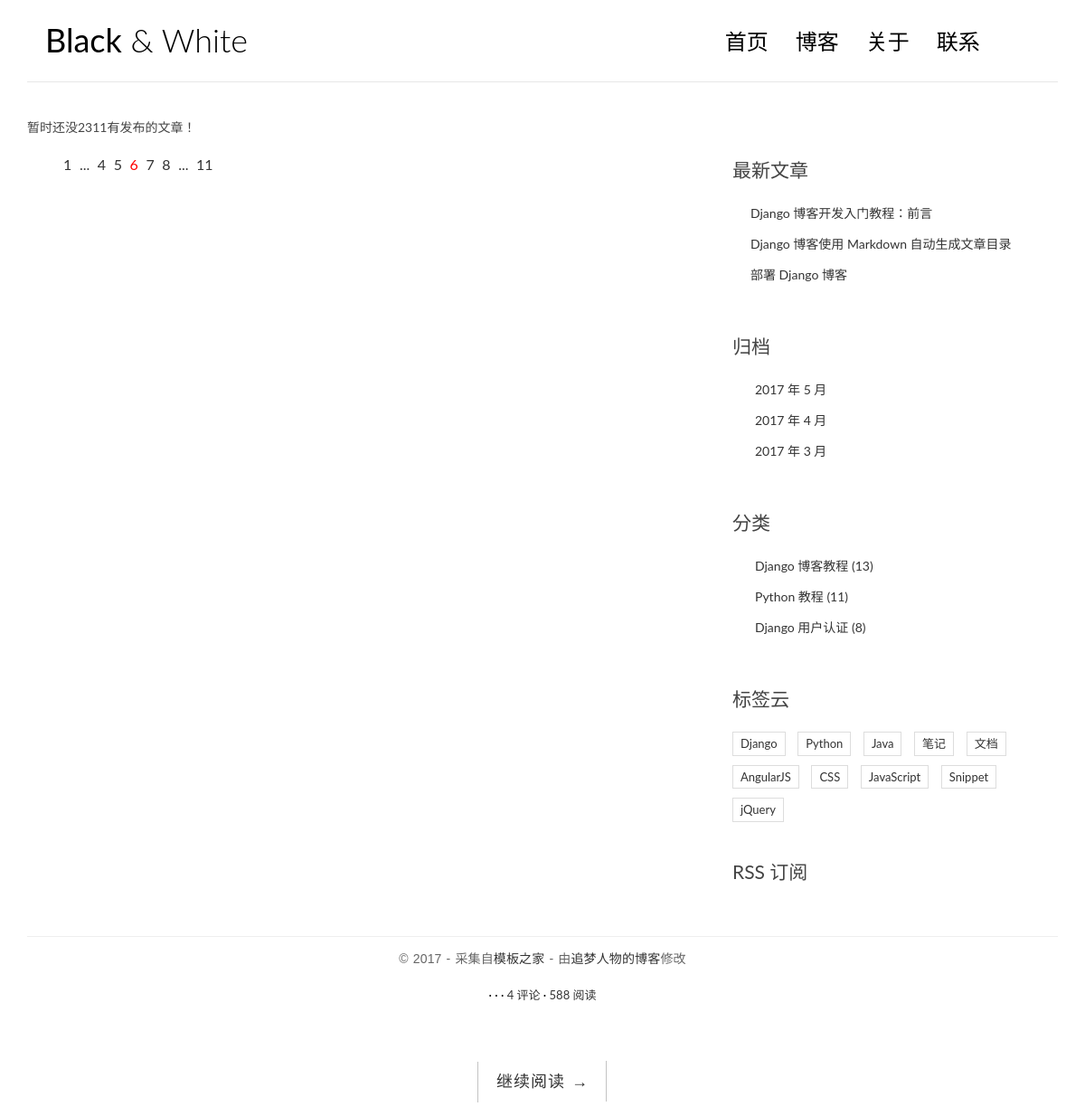
Before: / with the older database file.
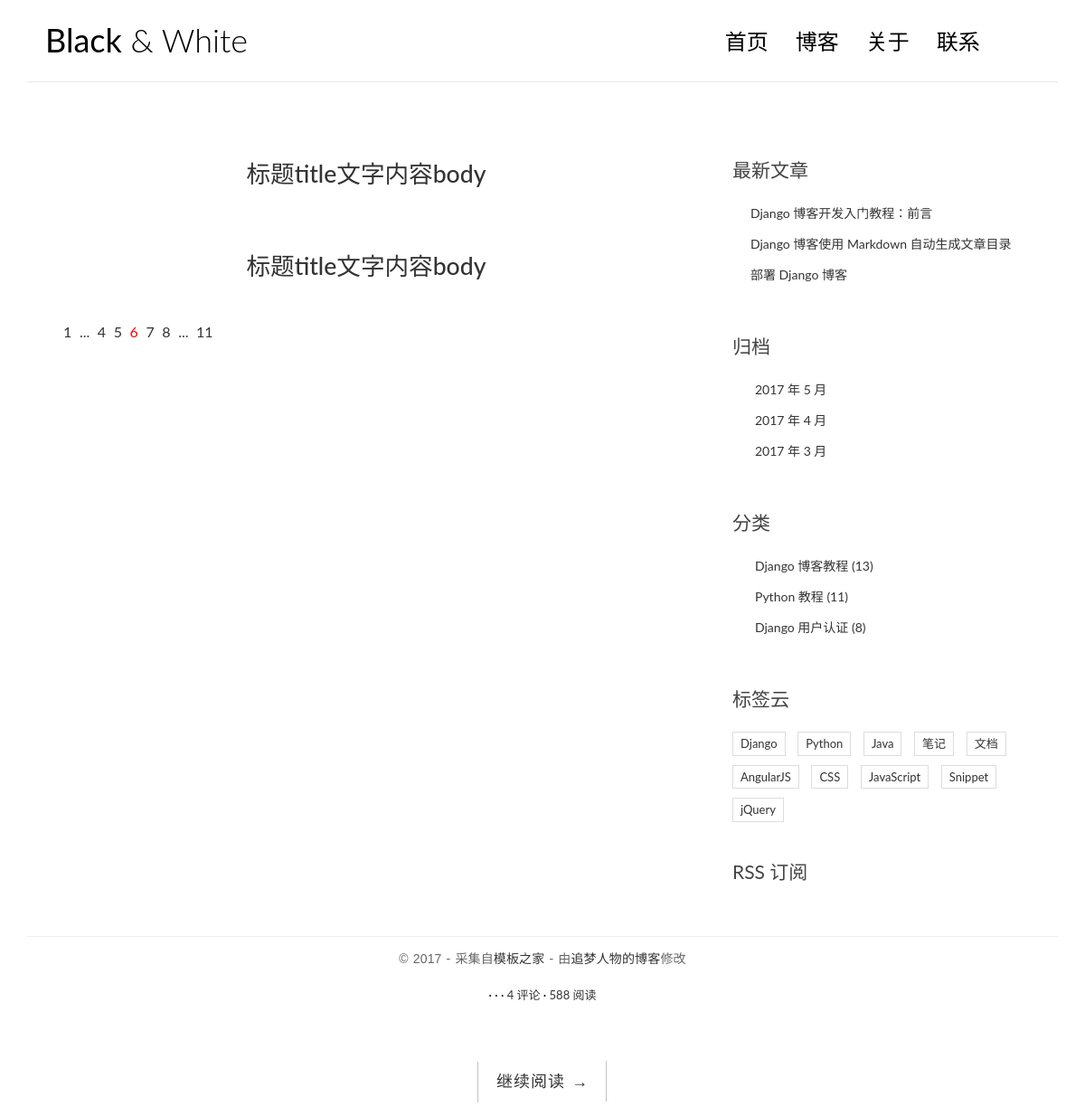
After: the same page with the newer database file.
### blog/models.py (models this page shows, shortened)
class Post(models.Model):
    title = models.CharField('标题',max_length=100)
    body = models.TextField('正文')
    created_time = models.DateTimeField('创建时间', default=timezone.now)
    modified_time = models.DateTimeField('修改时间')
    excerpt = models.CharField('摘要',max_length=200, blank=True)
    category = models.ForeignKey(Category, verbose_name='分类',on_delete=models.CASCADE)
    tags = models.ManyToManyField(Tag,verbose_name='标签', blank=True)
    author = models.ForeignKey(User,verbose_name='作者', on_delete=models.CASCADE)
    class Meta:
        verbose_name = '文章'
        verbose_name_plural = verbose_name

### blog/views.py (the view)
# urls.py: path('', views.index, name='index'),
def index(request):
    post_list = Post.objects.all().order_by('-created_time')
    return render(request, 'blog/index.html', context={'post_list': post_list})

### templates/blog/index.html (shortened to what this page needs)
{% load static %}
<!DOCTYPE html>
<html>
<head>
       <link rel="stylesheet" href="{% static 'blog/css/bootstrap.min.css' %}">
       <link rel="stylesheet" href="{% static 'blog/css/pace.css' %}">
       <link rel="stylesheet" href="{% static 'blog/css/custom.css' %}">
</head>
<body>
<div class="container">
    <header id="site-header">
        <div class="row">
            <div class="col-md-4 col-sm-5 col-xs-8">
                <div class="logo">
                    <h1><a href="index.html"><b>Black</b> &amp; White</a></h1>
                </div>
            </div>
            <div class="col-md-8 col-sm-7 col-xs-4">
                <nav class="main-nav" role="navigation">
                    <div class="collapse navbar-collapse" id="bs-example-navbar-collapse-1">
                        <ul class="nav navbar-nav navbar-right">
                            <li class="cl-effect-11"><a href="index.html" data-hover="首页">首页</a></li>
                            <li class="cl-effect-11"><a href="full-width.html" data-hover="博客">博客</a></li>
                            <li class="cl-effect-11"><a href="about.html" data-hover="关于">关于</a></li>
                            <li class="cl-effect-11"><a href="contact.html" data-hover="联系">联系</a></li>
                        </ul>
                    </div>
                </nav>
            </div>
        </div>
    </header>
</div>
<div class="content-body">
    <div class="container">
        <div class="row">
            <main class="col-md-8">
                {% for post in post_list %}
                <article class="post post - {{ post.pk }}">
                    <h1 class="entry-title">
                        <a href="single.html">{{ post.title }}</a>
                    </h1>
                </article>
                {% empty %}
                <div class="no-post">暂时还没2311有发布的文章！</div>
                {% endfor %}
                <div class="pagination">
                    <ul>
                        <li><a href="">1</a></li>
                        <li><a href="">...</a></li>
                        <li><a href="">4</a></li>
                        <li><a href="">5</a></li>
                        <li class="current"><a href="">6</a></li>
                        <li><a href="">7</a></li>
                        <li><a href="">8</a></li>
                        <li><a href="">...</a></li>
                        <li><a href="">11</a></li>
                    </ul>
                </div>
            </main>
            <aside class="col-md-4">
                <div class="widget widget-recent-posts">
                    <h3 class="widget-title">最新文章</h3>
                    <ul>
                        <li>
                            <a href="#">Django 博客开发入门教程：前言</a>
                        </li>
                        <li>
                            <a href="#">Django 博客使用 Markdown 自动生成文章目录</a>
                        </li>
                        <li>
                            <a href="#">部署 Django 博客</a>
                        </li>
                    </ul>
                </div>
                <div class="widget widget-archives">
                    <h3 class="widget-title">归档</h3>
                    <ul>
                        <li>
                            <a href="#">2017 年 5 月</a>
                        </li>
                        <li>
                            <a href="#">2017 年 4 月</a>
                        </li>
                        <li>
                            <a href="#">2017 年 3 月</a>
                        </li>
                    </ul>
                </div>
                <div class="widget widget-category">
                    <h3 class="widget-title">分类</h3>
                    <ul>
                        <li>
                            <a href="#">Django 博客教程 <span class="post-count">(13)</span></a>
                        </li>
                        <li>
                            <a href="#">Python 教程 <span class="post-count">(11)</span></a>
                        </li>
                        <li>
                            <a href="#">Django 用户认证 <span class="post-count">(8)</span></a>
                        </li>
                    </ul>
                </div>
                <div class="widget widget-tag-cloud">
                    <h3 class="widget-title">标签云</h3>
                    <ul>
                        <li>
                            <a href="#">Django</a>
                        </li>
                        <li>
                            <a href="#">Python</a>
                        </li>
                        <li>
                            <a href="#">Java</a>
                        </li>
                        <li>
                            <a href="#">笔记</a>
                        </li>
                        <li>
                            <a href="#">文档</a>
                        </li>
                        <li>
                            <a href="#">AngularJS</a>
                        </li>
                        <li>
                            <a href="#">CSS</a>
                        </li>
                        <li>
                            <a href="#">JavaScript</a>
                        </li>
                        <li>
                            <a href="#">Snippet</a>
                        </li>
                        <li>
                            <a href="#">jQuery</a>
                        </li>
                    </ul>
                </div>
                <div class="rss">
                    <a href=""> RSS 订阅</a>
                </div>
            </aside>
        </div>
    </div>
</div>
<footer id="site-footer">
    <div class="container">
        <div class="row">
            <div class="col-md-12">
                <p class="copyright">&copy 2017 - 采集自<a href="http://www.cssmoban.com/"
                                                        target="_blank" title="模板之家">模板之家</a>
                    - 由<a href="http://zmrenwu.com/" title="网页模板" target="_blank">追梦人物的博客</a>修改
                </p>
            </div>
        </div>
    </div>
</footer>
<div class="entry-meta">
    <span class="post-category"><a href="#">{{ post.category.name }}</a></span>
    <span class="post-date"></span>
    <span class="post-author"><a href="#">{{ post.author }}</a></span>
    <span class="comments-link"><a href="#">4 评论</a></span>
    <span class="views-count"><a href="#">588 阅读</a></span>
  </div>
  <div class="entry-content clearfix">
    <div class="read-more cl-effect-14">
      <a href="#" class="more-link">继续阅读 <span class="meta-nav">→</span></a>
    </div>
  </div>
</body>
</html>

### blog/static/blog/css/custom.css (style rules this page uses)
* { outline: none; }
h1, h2, h3, h4, h5, h6 { margin-top: 0; }
b { font-weight: 400; }
a { color: #333; }
body { color: #444; font-family: 'Lato', sans-serif; }
p { font-family: 'Ubuntu', sans-serif; font-weight: 400; word-spacing: 1px; letter-spacing: 0.01em; }
#site-header { background-color: #FFF; padding: 25px 20px; margin-bottom: 40px; border-bottom: 1px solid #e7e7e7; }
.logo h1 a { color: #000; }
.logo h1 { margin: 0; font-family: 'Lato', sans-serif; font-weight: 300; }
.main-nav { margin-top: 11px; max-width: 95%; }
.main-nav a { color: #000000 !important; padding: 0 0 5px 0 !important; margin-right: 30px; font-family: 'Lato', sans-serif; font-weight: 300; font-size: 24px; }
.cl-effect-11 a { padding: 10px 0; color: #0972b4; text-shadow: none; }
.cl-effect-11 a::before { position: absolute; top: 0; left: 0; overflow: hidden; padding: 0 0 5px 0 !important; max-width: 0; border-bottom: 1px solid #000; color: #000; content: attr(data-hover); white-space: nowrap; -webkit-transition: max-width 0.5s; -moz-transition: max-width 0.5s; transition: max-width 0.5s; }
.content-body { padding-bottom: 4em; }
.post { background: #fff; padding: 30px 30px 0; }
.entry-title { text-align: center; font-size: 1.9em; margin-bottom: 20px; line-height: 1.6; padding: 10px 20px 0; }
.entry-meta { text-align: center; color: #DDDDDD; font-size: 13px; margin-bottom: 30px; }
.entry-content { font-size: 18px; line-height: 1.9; font-weight: 300; color: #000; }
.post-category::after, .post-date::after, .post-author::after, .comments-link::after { content: ' ·'; color: #000; }
.read-more { font-family: 'Ubuntu', sans-serif; font-weight: 400; word-spacing: 1px; letter-spacing: 0.01em; text-align: center; margin-top: 20px; }
.cl-effect-14 a { padding: 0 20px; height: 45px; line-height: 45px; position: relative; display: inline-block; margin: 15px 25px; letter-spacing: 1px; font-weight: 400; text-shadow: 0 0 1px rgba(255, 255, 255, 0.3); }
.cl-effect-14 a::before, .cl-effect-14 a::after { position: absolute; width: 45px; height: 1px; background: #C3C3C3; content: ''; -webkit-transition: all 0.3s; -moz-transition: all 0.3s; transition: all 0.3s; pointer-events: none; }
.cl-effect-14 a::before { top: 0; left: 0; -webkit-transform: rotate(90deg); -moz-transform: rotate(90deg); transform: rotate(90deg); -webkit-transform-origin: 0 0; -moz-transform-origin: 0 0; transform-origin: 0 0; }
.cl-effect-14 a::after { right: 0; bottom: 0; -webkit-transform: rotate(90deg); -moz-transform: rotate(90deg); transform: rotate(90deg); -webkit-transform-origin: 100% 0; -moz-transform-origin: 100% 0; transform-origin: 100% 0; }
.widget { background: #fff; padding: 30px 0 0; }
.widget-title { font-size: 1.5em; margin-bottom: 20px; line-height: 1.6; padding: 10px 0 0; font-weight: 400; }
.widget-recent-posts ul { padding: 0; margin: 0; padding-left: 20px; }
.widget-recent-posts ul li { list-style-type: none; position: relative; line-height: 170%; margin-bottom: 10px; }
.widget-recent-posts ul li::before { content: '\f3d3'; font-family: "Ionicons"; position: absolute; left: -17px; top: 3px; font-size: 16px; color: #000; }
.widget-archives ul { padding: 0; margin: 0; padding-left: 25px; }
.widget-archives ul li { list-style-type: none; position: relative; line-height: 170%; margin-bottom: 10px; }
.widget-archives ul li::before { content: '\f3f3'; font-family: "Ionicons"; position: absolute; left: -25px; top: 1px; font-size: 16px; color: #000; }
.widget-category ul { padding: 0; margin: 0; padding-left: 25px; }
.widget-category ul li { list-style-type: none; position: relative; line-height: 170%; margin-bottom: 10px; }
.widget-category ul li::before { content: '\f3fe'; font-family: "Ionicons"; position: absolute; left: -25px; top: 1px; font-size: 18px; color: #000; }
.widget-tag-cloud ul { padding: 0; margin: 0; margin-right: -10px; }
.widget-tag-cloud ul li { list-style-type: none; font-size: 13px; display: inline-block; margin-right: 10px; margin-bottom: 10px; padding: 3px 8px; border: 1px solid #ddd; }
.rss { font-size: 21px; margin-top: 30px; }
.rss a { color: #444; }
#site-footer { padding-top: 10px; padding: 0 0 1.5em 0; }
.copyright { text-align: center; padding-top: 1em; margin: 0; border-top: 1px solid #eee; color: #666; }
.pagination ul { list-style: none; }
.pagination ul li { display: inline-block; font-size: 16px; margin-right: 5px; }
.current a { color: red; }

Changed rows visible on the page:
added Post: title "标题title文字内容body"
added Post: title "标题title文字内容body"
Other visible differences:
text no longer shown: "暂时还没2311有发布的文章！"
